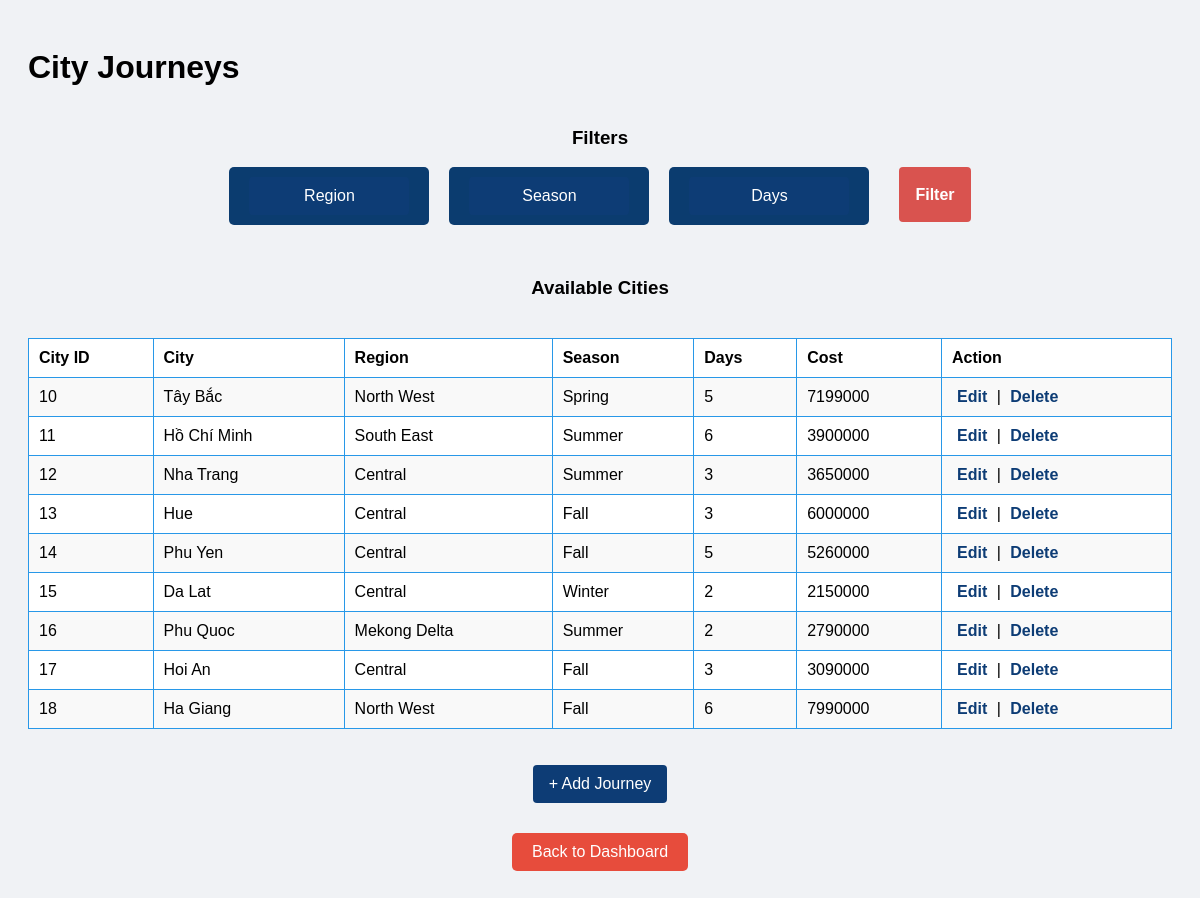
/admin/adminviewcity.php, run on an earlier commit of the app's database.
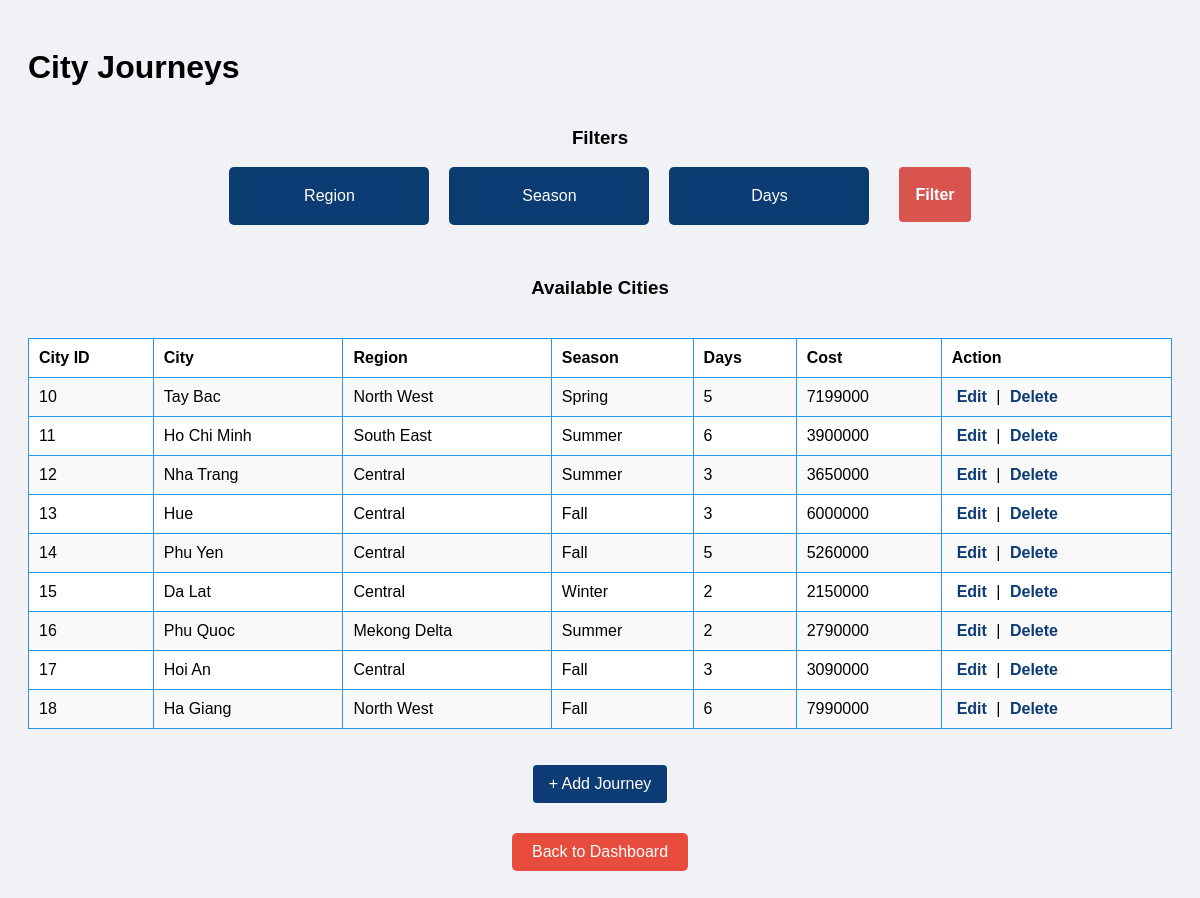
And on a later commit of the database.
### tables this page shows
CREATE TABLE `cities` (
  `cityid` int NOT NULL AUTO_INCREMENT,
  `city` varchar(255) NOT NULL,
  `region` varchar(255) NOT NULL,
  `season` varchar(255) NOT NULL,
  `days` int NOT NULL,
  `cost` int NOT NULL,
  PRIMARY KEY (`cityid`)
);

### admin/adminviewcity.php (the view, shortened to what this page needs)
<?php
include '../dbconnect.php';
$sql = "SELECT * FROM cities WHERE 1=1";
$result = $conn->query($sql);
$data = [];
while ($row = $result->fetch_assoc()) {
    $data[] = $row;
}
?>
<!DOCTYPE html>
<html>
<head>
    <link rel="stylesheet" href="../css/adminviewcity.css">
</head>
<body>
    <h1>City Journeys</h1>
    <form method="post" action="<?php echo $_SERVER['PHP_SELF']; ?>">
        <div class="filter-container">
    <h3>Filters</h3>
    <div class="filter-box">
    <div class="custom-dropdown">
        <span onclick="toggleDropdown('region')">Region</span>
    </div>
    <div class="custom-dropdown">
        <span onclick="toggleDropdown('season')">Season</span>
    </div>
    <div class="custom-dropdown">
        <span onclick="toggleDropdown('days')">Days</span>
    </div>
    <div style="display: flex; align-items: center; padding-left: 10px;">
        <input type="submit" value="Filter" class="filter-submit">
    </div>
</div>
    </form>
    <br>
    <h3>Available Cities</h3>
    <table border="1">
        <tr>
            <th>City ID</th>
            <th>City</th>
            <th>Region</th>
            <th>Season</th>
            <th>Days</th>
            <th>Cost</th>
            <th>Action</th>
        </tr>
        <?php foreach ($data as $row): ?>
        <tr>
            <td><?= $row["cityid"] ?></td>
            <td><?= $row["city"] ?></td>
            <td><?= $row["region"] ?></td>
            <td><?= $row["season"] ?></td>
            <td><?= $row["days"] ?></td>
            <td><?= $row["cost"] ?></td>
            <td>
                <a href='editcity.php?cityid=<?= $row["cityid"] ?>' class='edit-button'>Edit</a> |
                <a href='?delete=<?= $row["cityid"] ?>' class='delete-button'>Delete</a>
            </td>
        </tr>
        <?php endforeach; ?>
    </table>
    <br><br>
    <a href="addcity.php" class="insert-button">+ Add Journey</a>
    <a class="back-red" href="admindashboard.php">Back to Dashboard</a>
</body>
</html>

What changed in the data, as far as the page shows it:
changed cities "Spring": city "Tây Bắc" → "Tay Bac"
changed cities "South East": city "Hồ Chí Minh" → "Ho Chi Minh"
